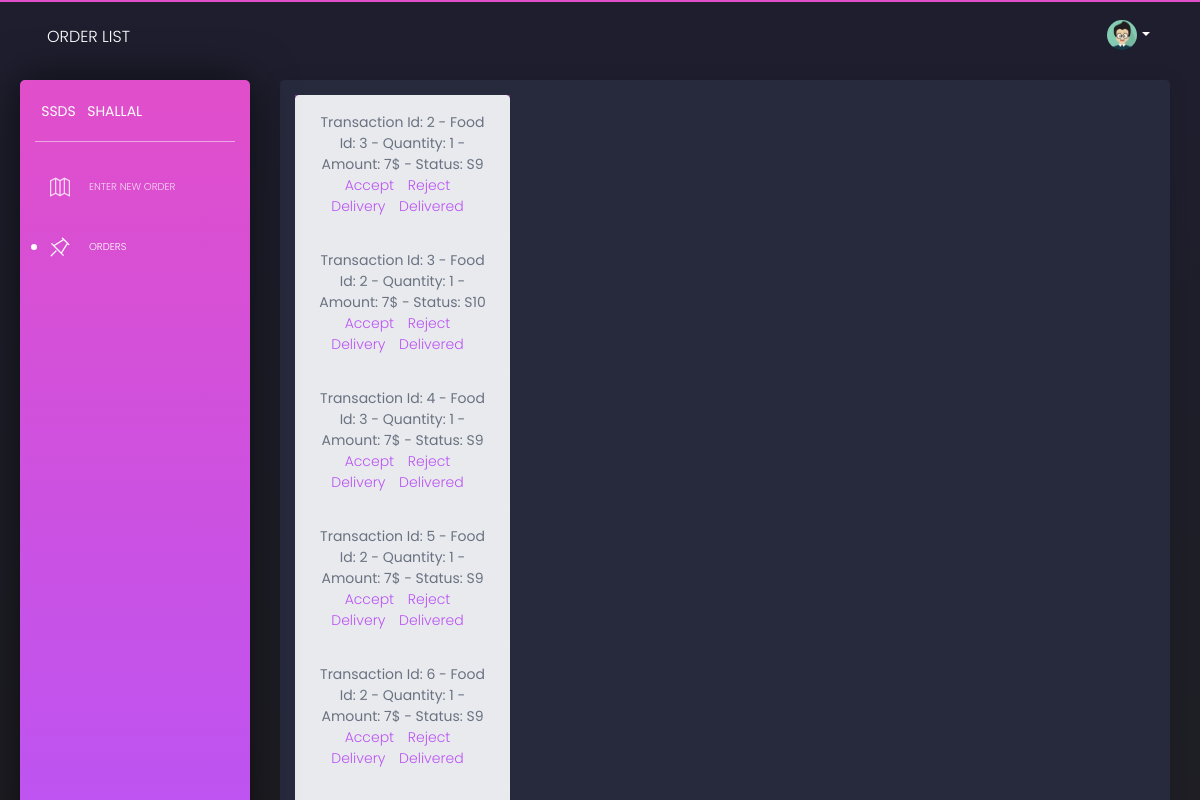
The page /cashier/orderList on the database as committed earlier.
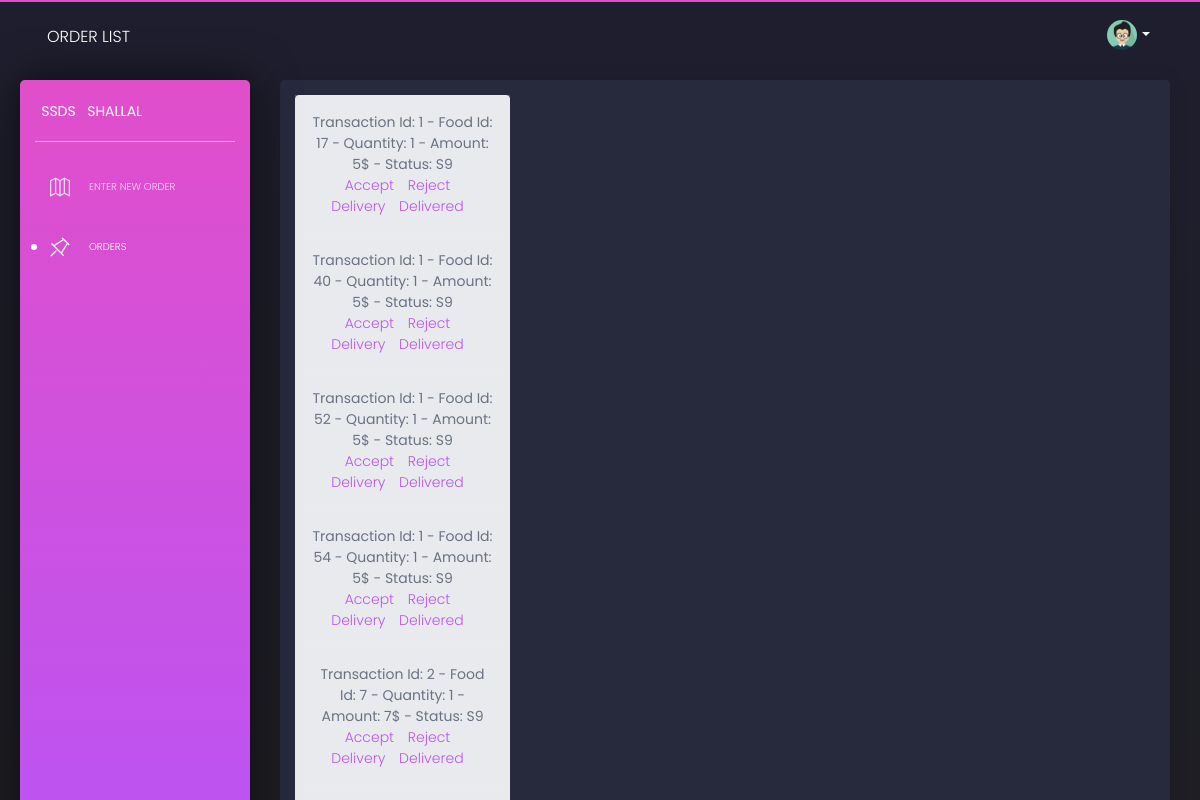
The same page on the database as committed later.
### database_setup.py (models this page shows)
class CustomerOrder(Base):
    __tablename__='customer_order'
    tid=Column(Integer,nullable=False,primary_key=True)
    fid=Column(Integer, ForeignKey("fooditem.fid"),nullable=False, primary_key=True)
    qty=Column(Integer,nullable=False,primary_key=True)
    amt=Column(Integer,nullable=False,primary_key=True)
    stsid=Column(String(10), ForeignKey("status.stsid"),nullable=False)

### ssds.py (the view)
@app.route('/cashier/orderList',methods=['GET'])
def orderlist():
    orders=session.query(CustomerOrder).all()
    return render_template('orderList.html',customerOrders=orders)

### templates/orderList.html (shortened to what this page needs)
<html lang="en" class="perfect-scrollbar-on"><head>
  <link href="https://use.fontawesome.com/releases/v5.0.6/css/all.css" rel="stylesheet">
  <link href="/static/assets/css/nucleo-icons.css" rel="stylesheet">
  <link href="/static/assets/css/black-dashboard.css" rel="stylesheet">
  <link href="/static/assets/demo/demo.css" rel="stylesheet">
</head>
<body class="" cz-shortcut-listen="true">
  <div class="wrapper">
    <div class="sidebar">
      <div class="sidebar-wrapper ps">
        <div class="logo">
          <a href="javascript:void(0)" class="simple-text logo-mini">
            SSDS
          </a>
          <a href="javascript:void(0)" class="simple-text logo-normal">
            Shallal
          </a>
        </div>
        <ul class="nav">
            <li >
              <a href="/cashier/newOrder">
                <i class="tim-icons icon-map-big
  "></i>
                <p>Enter New Order</p>
              </a>
            </li>
            <li class="active">
              <a href="/cashier/orderList">
              <i class="tim-icons icon-pin"></i>
              <p>Orders</p>
            </a>
            </li>
          </ul>
      </div>
    </div>
    <div class="main-panel ps ps--active-y">
      <nav class="navbar navbar-expand-lg navbar-absolute navbar-transparent">
        <div class="container-fluid">
          <div class="navbar-wrapper">
            <a class="navbar-brand" href="javascript:void(0)">Order List</a>
          </div>
          <div class="collapse navbar-collapse" id="navigation">
            <ul class="navbar-nav ml-auto">
              <li class="dropdown nav-item">
                <a href="#" class="dropdown-toggle nav-link" data-toggle="dropdown">
                  <div class="photo">
                    <img src="/static/assets/img/anime3.png" alt="Profile Photo">
                  </div>
                  <b class="caret d-none d-lg-block d-xl-block"></b>
                </a>
              </li>
            </ul>
          </div>
        </div>
      </nav>
      <div class="content">
          <div class="card">
              <div class="card-body">
                  <div class="column">
                      <div class="col-3">
                        <div class="list-group row">
                          {% for order in customerOrders %}
                          <div class="list-group-item list-group-item-action list-group-item-light text-center" style="width:1000px padding-right:20px">
                            Transaction Id: {{order.tid}} -  Food Id: {{order.fid}} - Quantity: {{order.qty}} - Amount: {{order.amt}}$ - Status: {{order.stsid}}
                              <br>
                              <a style="padding-right:10px" href="{{url_for('acceptOrder',tid=order.tid)}}" name ="order" value="accept" formmethod="post">Accept</a>
                               <a style="padding-right:10px" href="{{url_for('rejectOrder',tid= order.tid)}}" name ="order" value="reject" formmethod="post">Reject</a>
                               <a style="padding-right:10px" href="{{url_for('deliveryOrder',tid= order.tid)}}" name ="order" value="delivery" formmethod="post">Delivery</a>
                               <a style="padding-right:10px" href="{{url_for('deliveredOrder',tid= order.tid)}}" name ="order" value="delivered" formmethod="post">Delivered</a>
                                </div>
                          {% endfor %}
                      </div>
                      </div>
              </div>
            </div>
          </div>
</div></div></div></body></html>

Rows that differ between the two databases and show on the page:
no longer on this page (row edited): CustomerOrder: tid "6", fid "2", qty "1", amt "7", stsid "S9"
added CustomerOrder: tid "1", fid "17", qty "1", amt "5", stsid "S9"
changed CustomerOrder (number 2 of 5 on the later page): tid "2" → "1"; fid "3" → "40"; amt "7" → "5"
changed CustomerOrder (number 3 of 5 on the later page): tid "3" → "1"; fid "2" → "52"; amt "7" → "5"; stsid "S10" → "S9"
changed CustomerOrder (number 4 of 5 on the later page): tid "4" → "1"; fid "3" → "54"; amt "7" → "5"
changed CustomerOrder (number 5 of 5 on the later page): tid "5" → "2"; fid "2" → "7"
